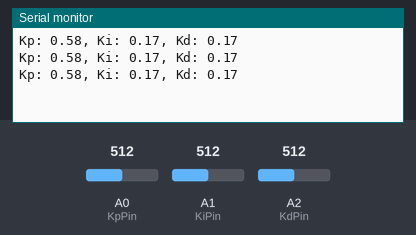
Bench run of a sketch on a simulated Arduino Uno, built with avr-gcc and run on an emulated ATmega328P. On the bench: the last lines printed to the serial monitor. The test bench sets the inputs (shaded band); at power-on: A0 (KpPin) = 512, A1 (KiPin) = 512, A2 (KdPin) = 512.

Above: at 1.8 s.
1.9 s: A0 (KpPin) set to 716
At 2.4 s:
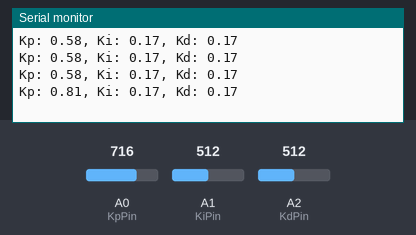
3.4 s: A1 (KiPin) set to 716
At 3.9 s:
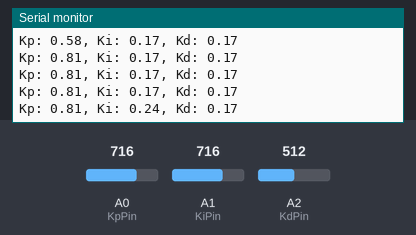
4.9 s: A2 (KdPin) set to 716
At 5.4 s:
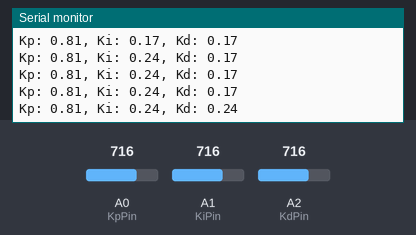
6.4 s: A0 (KpPin) set to 900
At 6.9 s:
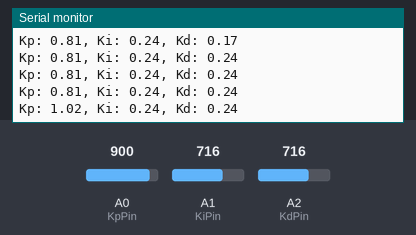
7.9 s: A1 (KiPin) set to 900
At 8.4 s:
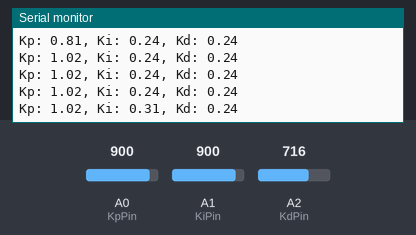
9.4 s: A2 (KdPin) set to 900
At 9.9 s:
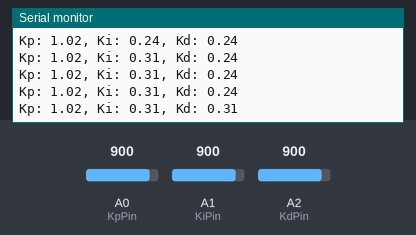
Timing chart, 0 to 11.9 s (numbered marks = the images above; inputs shaded):
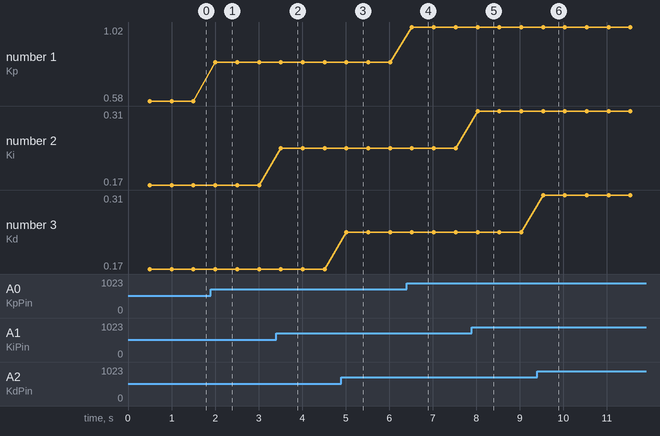

The sketch:

RobotPotTest.ino
```cpp
// Potentiometer test client

int KpPin = A0;
int KiPin = A1;
int KdPin = A2;

float KpMax = 1; // maximum values for the coefficients
float KiMax = .3;
float KdMax = .3;

void setup() {
  // put your setup code here, to run once:
  pinMode(KpPin, INPUT);
  pinMode(KiPin, INPUT);
  pinMode(KdPin, INPUT);

  Serial.begin(115200);
}

void loop() {
  // put your main code here, to run repeatedly:
  delay(500);
  Serial.print("Kp: ");
  Serial.print(map(analogRead(KpPin),0,1024,0,1000.0*KpMax)*1.163/1000.0);
  Serial.print(", Ki: ");
  Serial.print(map(analogRead(KiPin),0,1024,0,1000.0*KiMax)*1.163/1000.0);
  Serial.print(", Kd: ");
  Serial.println(map(analogRead(KdPin),0,1024,0,1000.0*KdMax)*1.163/1000.0);

}
```

Measured:
- after the input at 1.9 s, the serial monitor: prints a new line after 0.11 s (image 1)
- after the input at 3.4 s, the serial monitor: prints a new line after 0.11 s (image 2)
- after the input at 4.9 s, the serial monitor: prints a new line after 0.12 s (image 3)
- after the input at 6.4 s, the serial monitor: prints a new line after 0.12 s (image 4)
- after the input at 7.9 s, the serial monitor: prints a new line after 0.13 s (image 5)
- after the input at 9.4 s, the serial monitor: prints a new line after 0.14 s (image 6)
- plotted number 1: 0.58 → 0.81 after the input at 1.9 s, 0.81 → 1.02 after the input at 6.4 s
- plotted number 2: 0.17 → 0.24 after the input at 3.4 s, 0.24 → 0.31 after the input at 7.9 s
